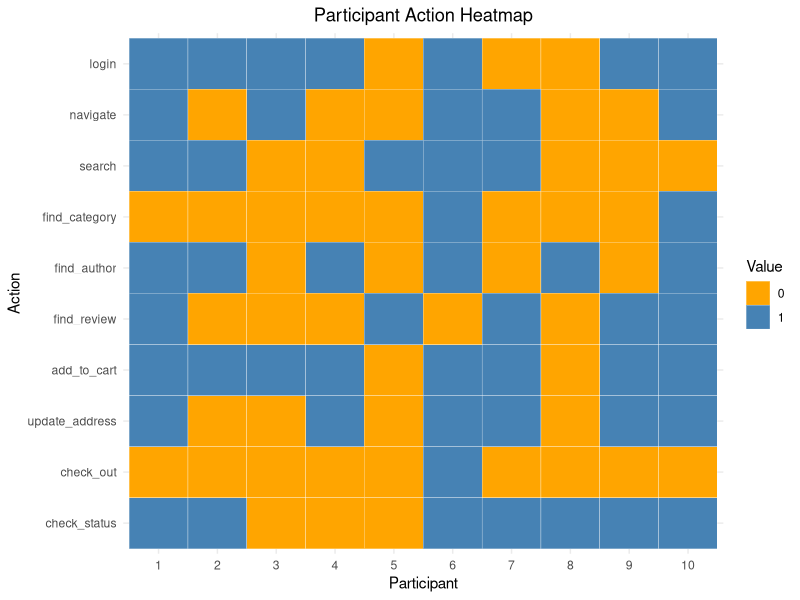

Here is the R script that generated this plot:
## ---- chunk 1
#| warning: false
#| message: false
library(tidyverse)
## ---- chunk 2
data <- tibble(participant = c(1:10),
               login = c(1, 1, 1, 1, 0, 1, 0, 0, 1, 1),
               navigate = c(1, 0, 1, 0, 0, 1, 1, 0, 0, 1),
               search = c(1, 1, 0, 0, 1, 1, 1, 0, 0, 0),
               find_category = c(0, 0, 0, 0, 0, 1, 0, 0, 0, 1),
               find_author = c(1, 1, 0, 1, 0, 1, 0, 1, 0, 1),
               find_review = c(1, 0, 0, 0, 1, 0, 1, 0, 1, 1),
               add_to_cart = c(1, 1, 1, 1, 0, 1, 1, 0, 1, 1),
               update_address = c(1, 0, 0, 1, 0, 1, 1, 0, 1, 1),
               check_out = c(0, 0, 0, 0, 0, 1, 0, 0, 0, 0),
               check_status = c(1, 1, 0, 0, 0, 1, 1, 1, 1, 1))
## ---- chunk 3
data_long <- data |> pivot_longer(-participant, names_to = "action", values_to = "value") 

data_long <- data_long |> mutate(action = fct_inorder(action)) |> 
  mutate(action = fct_rev(action))
## ---- chunk 4
# Create heatmap
ggplot(data_long, aes(x = factor(participant), y = action, fill = as.factor(value))) +
  geom_tile(color = "white") +
  scale_fill_manual(values = c("orange", "steelblue")) +
  theme_minimal() +
  labs(x = "Participant", y = "Action", fill = "Value",
       title = "Participant Action Heatmap") +
  theme(plot.title = element_text(hjust = 0.5))

